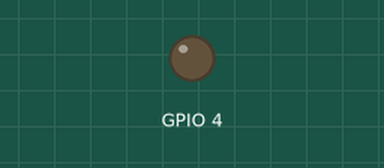
A sketch run on a simulated ESP32. Shown: output pins drawn as LEDs (lit = HIGH). WiFi joins after 1.5 s; servers stay silent unless stated; uploads are accepted with an empty reply; the camera gives no picture; what the sketch prints to the serial monitor is not drawn. At 2.5 s the program puts the board to deep sleep or switches it off; the recording ends there.

Above: at 0.0 s.
At 2.03 s:
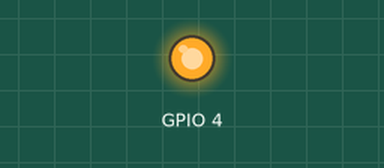
Timing chart, 0 to 2.5 s (numbered marks = the images above):
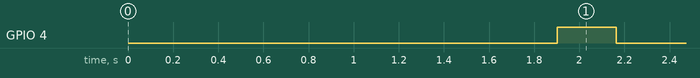

Measured:
- by itself, GPIO 4: LOW → HIGH at 1.9 s, → LOW 0.26 s later

The sketch:

esp32_cam_home_assistant.ino
```cpp
#include <WiFi.h>
#include "esp_camera.h"
#include "esp_sleep.h"

// Wi-Fi credentials
const char* ssid = "wifi name";
const char* password = "wifi password";

// Server info
String serverName = "192.168.0.13"; // Use mDNS or IP
const int serverPort = 5001;
String serverPath = "/mailbox";

// Deep sleep setup
#define uS_TO_S_FACTOR 1000000ULL
#define TIME_TO_SLEEP 30  // in seconds

WiFiClient client;

// Camera pin config for AI-Thinker
#define PWDN_GPIO_NUM     32
#define RESET_GPIO_NUM    -1
#define XCLK_GPIO_NUM      0
#define SIOD_GPIO_NUM     26
#define SIOC_GPIO_NUM     27
#define Y9_GPIO_NUM       35
#define Y8_GPIO_NUM       34
#define Y7_GPIO_NUM       39
#define Y6_GPIO_NUM       36
#define Y5_GPIO_NUM       21
#define Y4_GPIO_NUM       19
#define Y3_GPIO_NUM       18
#define Y2_GPIO_NUM        5
#define VSYNC_GPIO_NUM    25
#define HREF_GPIO_NUM     23
#define PCLK_GPIO_NUM     22

void connectWiFi() {
  WiFi.mode(WIFI_STA);
  WiFi.begin(ssid, password);

  Serial.print("Connecting to Wi-Fi");
  int retries = 0;
  while (WiFi.status() != WL_CONNECTED && retries < 20) {
    delay(500);
    Serial.print(".");
    retries++;
  }

  Serial.println();
  if (WiFi.status() == WL_CONNECTED) {
    Serial.println("Wi-Fi connected");
    Serial.print("IP Address: ");
    Serial.println(WiFi.localIP());
  } else {
    Serial.println("Wi-Fi connection failed");
  }
}

void setupCamera() {
  camera_config_t config;
  config.ledc_channel = LEDC_CHANNEL_0;
  config.ledc_timer = LEDC_TIMER_0;
  config.pin_d0 = Y2_GPIO_NUM;
  config.pin_d1 = Y3_GPIO_NUM;
  config.pin_d2 = Y4_GPIO_NUM;
  config.pin_d3 = Y5_GPIO_NUM;
  config.pin_d4 = Y6_GPIO_NUM;
  config.pin_d5 = Y7_GPIO_NUM;
  config.pin_d6 = Y8_GPIO_NUM;
  config.pin_d7 = Y9_GPIO_NUM;
  config.pin_xclk = XCLK_GPIO_NUM;
  config.pin_pclk = PCLK_GPIO_NUM;
  config.pin_vsync = VSYNC_GPIO_NUM;
  config.pin_href = HREF_GPIO_NUM;
  config.pin_sscb_sda = SIOD_GPIO_NUM;
  config.pin_sscb_scl = SIOC_GPIO_NUM;
  config.pin_pwdn = PWDN_GPIO_NUM;
  config.pin_reset = RESET_GPIO_NUM;
  config.xclk_freq_hz = 20000000;
  config.pixel_format = PIXFORMAT_JPEG;

  if (psramFound()) {
    config.frame_size = FRAMESIZE_SVGA;
    config.jpeg_quality = 10;
    config.fb_count = 2;
  } else {
    config.frame_size = FRAMESIZE_CIF;
    config.jpeg_quality = 12;
    config.fb_count = 1;
  }

  esp_err_t err = esp_camera_init(&config);
  if (err != ESP_OK) {
    Serial.printf("Camera init failed: 0x%x", err);
    delay(2000);
    ESP.restart();
  }
}

bool sendImage(camera_fb_t *fb) {
  Serial.println("Connecting to server...");

  if (!client.connect(serverName.c_str(), serverPort)) {
    Serial.println("Connection failed");
    return false;
  }

  Serial.println("Connection successful!");

  // Send HTTP POST headers
  client.println("POST " + serverPath + " HTTP/1.1");
  client.println("Host: " + serverName);
  client.println("Content-Type: application/octet-stream");
  client.println("Content-Length: " + String(fb->len));
  client.println();

  // Send the image data
  client.write(fb->buf, fb->len);

  // Release camera buffer
  esp_camera_fb_return(fb);

  // Read response
  String response;
  while (client.connected()) {
    while (client.available()) {
      char c = client.read();
      response += c;
    }
  }

  client.stop();
  Serial.println("Server response:");
  Serial.println(response);

  return true;
}


void setup() {
  Serial.begin(115200);
  delay(100);

  connectWiFi();

  if (WiFi.status() != WL_CONNECTED) {
    Serial.println("WiFi not connected. Sleeping...");
    esp_sleep_enable_timer_wakeup(TIME_TO_SLEEP * uS_TO_S_FACTOR);
    esp_deep_sleep_start();
  }

  setupCamera();

  // Optional: turn on LED flash
  pinMode(4, OUTPUT);
  digitalWrite(4, HIGH);
  delay(200); // warm-up
  camera_fb_t *fb = esp_camera_fb_get();
  digitalWrite(4, LOW); // turn off flash

  if (!fb) {
    Serial.println("Camera capture failed");
  } else {
    if (sendImage(fb)) {
      Serial.println("Image sent successfully");
    } else {
      Serial.println("Image failed to send");
    }
    esp_camera_fb_return(fb);
  }

  // Cleanup
  esp_camera_deinit();
  WiFi.disconnect(true);
  WiFi.mode(WIFI_OFF);

  Serial.println("Going to deep sleep...");
  esp_sleep_enable_timer_wakeup(TIME_TO_SLEEP * uS_TO_S_FACTOR);
  esp_deep_sleep_start();
}

void loop() {
  // never used
}
```
